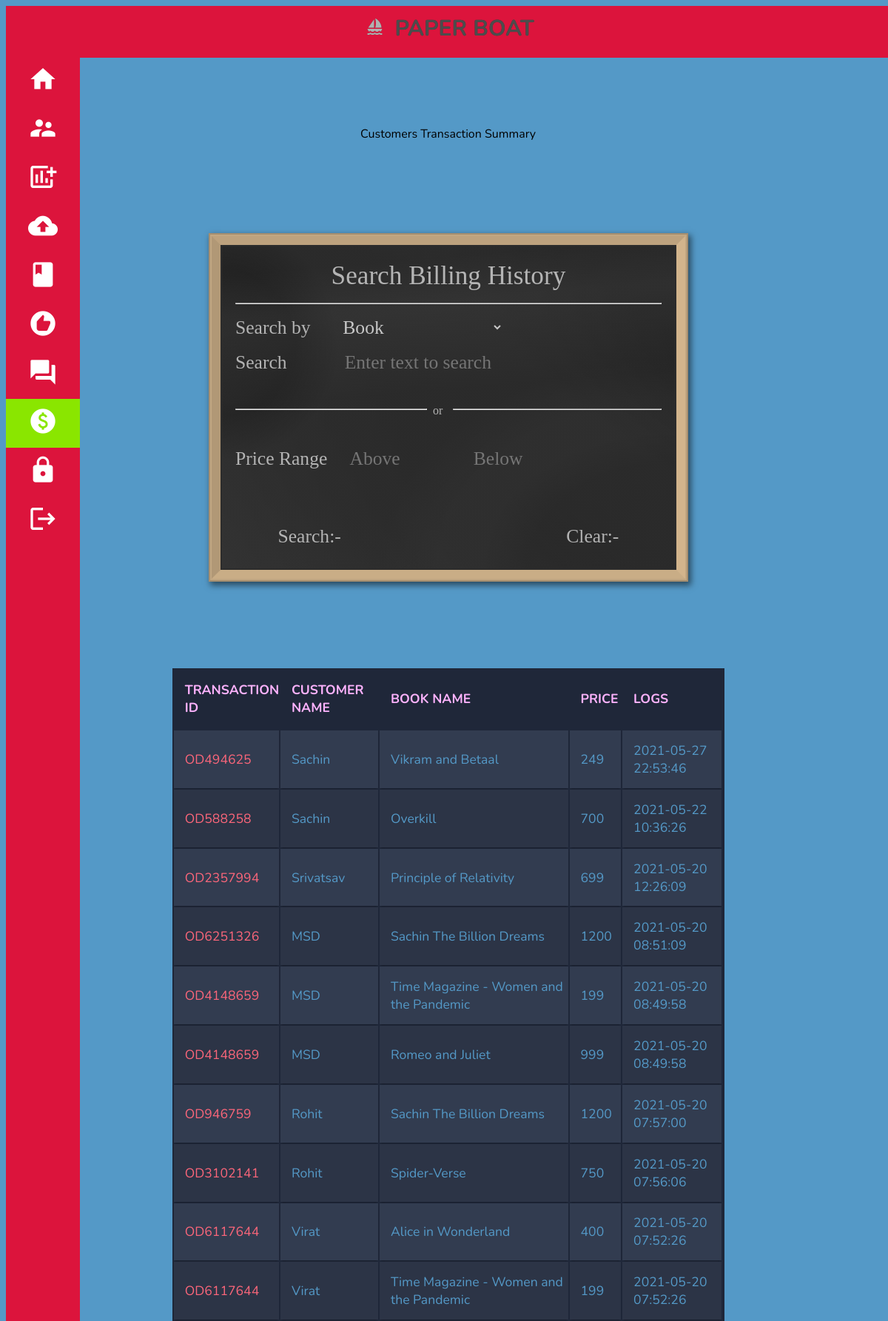
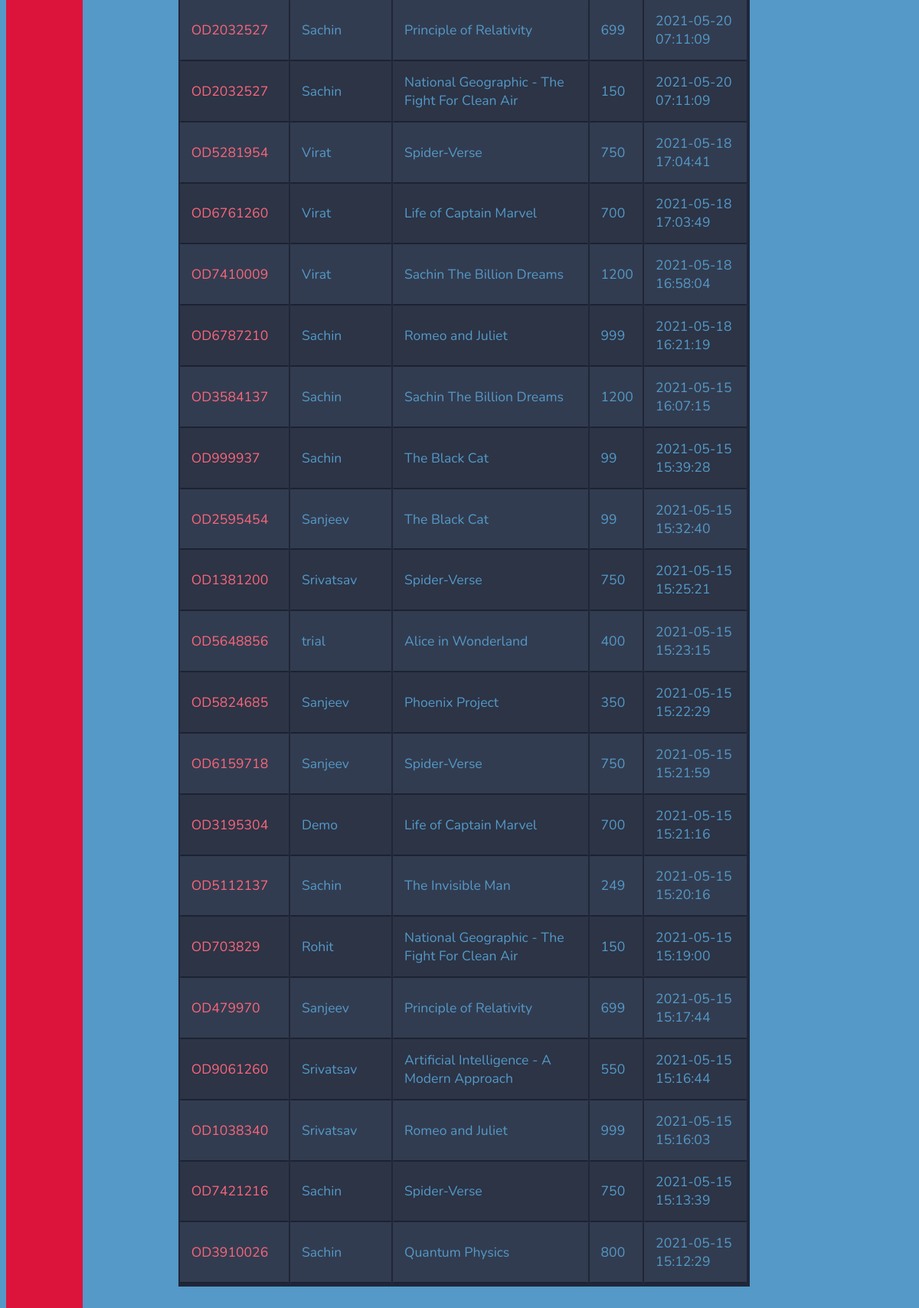
Page /admin/transaction.php (signed in) on the committed database (2 pictures, top to bottom).
### tables this page shows
CREATE TABLE `payments` (
  `bill_id` int(11) NOT NULL,
  `txn_id` varchar(250) NOT NULL,
  `cus_id` int(11) NOT NULL,
  `bid` int(11) NOT NULL,
  `logs` datetime DEFAULT NULL
);

CREATE TABLE `customer` (
  `cus_id` int(11) NOT NULL,
  `cus_name` varchar(250) NOT NULL,
  `cus_image` varchar(250) NOT NULL,
  `cus_mail` varchar(250) NOT NULL,
  `cus_pass` varchar(250) NOT NULL
);

CREATE TABLE `book` (
  `bid` int(11) NOT NULL,
  `bname` varchar(250) NOT NULL,
  `author` varchar(250) NOT NULL,
  `bimage` varchar(250) NOT NULL,
  `bfile` varchar(250) NOT NULL,
  `keywords` varchar(250) NOT NULL,
  `cat_id` int(11) NOT NULL,
  `price` int(11) NOT NULL
);

### admin/transaction.php (the view, shortened to what this page needs)
<?php
    include("header.php");
?>
<!DOCTYPE html>
<html>
<head>
    <link rel="stylesheet" type="text/css" href="../css/tables.css">
    <link rel="stylesheet" type="text/css" href="../css/font.scss">
</head>
<body>
<div class="patterns" style="margin-right: 10%">
  <svg width="100%" height="50%">
    <rect x="0" y="0" width="100%" height="100%" fill="url(#polka-dots)"> </rect>
 <text x="50%" y="60%"  text-anchor="middle"  >
   Customers Transaction Summary
 </text>
 </svg>
</div>
<form action="<?php echo $_SERVER["PHP_SELF"];?>" method = "post">
<div style="margin-right: 10%;">
  <div class="blackboard">
      <div class="form">
    <hr>
    <p>
    <label for="searchby">Search by&emsp;</label>
    <select name="searchby">
          <option value="book.bname">Book</option>
    </select></p>
    <p>
    <label for="name">Search&emsp;&emsp;&ensp;</label>
    <input type="text" name="name" placeholder="Enter text to search" />
    </p><br><hr style="width:45%; float: left"><span style="text-align:center">&ensp;or&nbsp;</span><hr style="width:49%; float: right"><br><br>
    <p>
    <label for="pricebelow">Price Range</label>&emsp;
    <input type="number" placeholder="Above" name="pricebelow" style="width:20%">&emsp;&emsp;&emsp;
    <input type="number" placeholder="Below" name="priceabove" style="width:20%">
    </p>
        <br><br>
    <p class="wipeout">
    <span style="float: left; margin-left: 10%">
      <input type="submit" name="search" value="Search:-"/>
      </span>
      <span style="float: right; margin-right: 10%">
      <input type="submit" value="Clear:-" />
      </span><br>
    </p>
    </div></div>
  </div>
</form>
<br>
<?php
    if (!isset($_POST['search'])) {
        $sql="SELECT customer.cus_name, book.bname, book.price, payments.txn_id, payments.logs
        from payments inner join book on book.bid=payments.bid
        inner join customer on customer.cus_id=payments.cus_id
        order by payments.logs DESC;";
     }
    $res=$db->query($sql);
    if($res->num_rows>0)
    {
        echo "
        <div>
        <table class='container' style='margin-left: 10%; background-color:#1F2739;'>
            <thead>
            <tr>
                <th>TRANSACTION ID</th>
                <th>CUSTOMER NAME</th>
                <th>BOOK NAME</th>
                <th>PRICE&emsp;</th>
                <th>LOGS</th>
            </tr>
            </thead>
            <tbody>
        ";
        while($rows=$res->fetch_assoc())
        {
            echo"
                <tr>
                    <td>{$rows["txn_id"]}</td>
                    <td>{$rows["cus_name"]}</td>
                    <td>{$rows["bname"]}</td>
                    <td>{$rows["price"]}</td>
                    <td>{$rows["logs"]}</td>
                </tr>
            ";
        }
        echo"
        </thread>
        </table>
        </div>
        ";
    }
    else
    {
        echo "<p style='color: red'>No Transactions</p>";
    }
?>
</div>
</body>
</html>

### css/cat_card.css (style rules this page uses)
html { font-family: sans-serif; box-sizing: border-box; }
*, *:before, *:after { box-sizing: inherit; }

### css/tables.css (style rules this page uses)
body { background-color: #5499C7; }
.container th { font-size: 1.1em; font-weight: bold; text-align: left; color: #ffb3ff; }
.container td { font-weight: normal; font-size: 1.1em; -webkit-box-shadow: 0 2px 2px -2px #0E1119; -moz-box-shadow: 0 2px 2px -2px #0E1119; box-shadow: 0 2px 2px -2px #0E1119; color: #5499C7; }
.container { text-align: left; overflow: hidden; width: 70%; margin: 3% 25%; display: table; }
.container td, .container th { padding-bottom: 2%; padding-top: 2%; padding-left:2%; }
.container tr:nth-child(odd) { background-color: #323C50; }
.container tr:nth-child(even) { background-color: #2C3446; }
.container th { background-color: #1F2739; }
.container td:first-child { color: #FB667A; }

### admin/header.php (style rules this page uses)
* { font-family: "Nunito", sans-serif; }
:after { content: ""; }

### admin/transaction.php (style rules this page uses)
.blackboard { position: relative; width: 640px; margin: 7% auto; border: tan solid 12px; border-top: #bda27e solid 12px; border-left: #b19876 solid 12px; border-bottom: #c9ad86 solid 12px; box-shadow: 0px 0px 6px 5px rgba(58, 18, 13, 0), 0px 0px 0px 2px #c2a782, 0px 0px 0px 4px #a58e6f, 3px 4px 8px 5px rgba(0, 0, 0, 0.5); background-image: radial-gradient( circle at left 30%, rgba(34, 34, 34, 0.3), rgba(34, 34, 34, 0.3) 80px, rgba(34, 34, 34, 0.5) 100px, rgba(51, 51, 51, 0.5) 160px, rgba(51, 51, 51, 0.5)), linear-gradient( 215deg, transparent, transparent 100px, #222 260px, #222 320px, transparent), radial-gradient( circle at right, #111, rgba(51, 51, 51, 1)); background-color: #333; }
.blackboard:before { box-sizing: border-box; display: block; position: absolute; width: 100%; height: 100%; background-image: linear-gradient( 175deg, transparent, transparent 40px, rgba(120, 120, 120, 0.1) 100px, rgba(120, 120, 120, 0.1) 110px, transparent 220px, transparent), linear-gradient( 200deg, transparent 80%, rgba(50, 50, 50, 0.3)), radial-gradient( ellipse at right bottom, transparent, transparent 200px, rgba(80, 80, 80, 0.1) 260px, rgba(80, 80, 80, 0.1) 320px, transparent 400px, transparent); border: #2c2c2c solid 2px; content: "Search Billing History"; font-family: 'Permanent Marker', cursive; font-size: 2.2em; color: rgba(238, 238, 238, 0.7); text-align: center; padding-top: 20px; }
.form { padding: 70px 20px 20px; }
p { position: relative; margin-bottom: 1em; }
span { font-family: 'Permanent Marker', cursive; font-size: 1.0em; color: rgba(238, 238, 238, 0.7); }
label { vertical-align: middle; font-family: 'Permanent Marker', cursive; font-size: 1.6em; color: rgba(238, 238, 238, 0.7); }
input, textarea { vertical-align: middle; padding-left: 10px; background: none; border: none; font-family: 'Permanent Marker', cursive; font-size: 1.6em; color: rgba(238, 238, 238, 0.8); line-height: .6em; outline: none; }
select { vertical-align: middle; padding-left: 10px; background : transparent; border: none; width : 40%; font-family: 'Permanent Marker', cursive; font-size: 1.6em; color: rgba(238, 238, 238, 0.8); line-height: .6em; outline: none; }
option { vertical-align: middle; padding-left: 10px; background : rgb(63, 62, 70); border: none; font-family: 'Permanent Marker', cursive; font-size: 1.0em; color: rgba(238, 238, 238, 0.8); line-height: .6em; outline: none; }
input[type="submit"] { cursor: pointer; color: rgba(238, 238, 238, 0.7); line-height: 1em; padding: 0; }

### rows in the picture
payments: txn "OD494625", cus.cus_name "Sachin", bid.bname "Vikram and Betaal", bid.price "249", logs "2021-05-27 22:53:46"
payments: txn "OD588258", cus.cus_name "Sachin", bid.bname "Overkill", bid.price "700", logs "2021-05-22 10:36:26"
payments: txn "OD2357994", cus.cus_name "Srivatsav", bid.bname "Principle of Relativity", bid.price "699", logs "2021-05-20 12:26:09"
payments: txn "OD6251326", cus.cus_name "MSD", bid.bname "Sachin The Billion Dreams", bid.price "1200", logs "2021-05-20 08:51:09"
payments: txn "OD4148659", cus.cus_name "MSD", bid.bname "Time Magazine - Women and the Pandemic", bid.price "199", logs "2021-05-20 08:49:58"
payments: txn "OD4148659", cus.cus_name "MSD", bid.bname "Romeo and Juliet", bid.price "999", logs "2021-05-20 08:49:58"
payments: txn "OD946759", cus.cus_name "Rohit", bid.bname "Sachin The Billion Dreams", bid.price "1200", logs "2021-05-20 07:57:00"
payments: txn "OD3102141", cus.cus_name "Rohit", bid.bname "Spider-Verse", bid.price "750", logs "2021-05-20 07:56:06"
payments: txn "OD6117644", cus.cus_name "Virat", bid.bname "Alice in Wonderland", bid.price "400", logs "2021-05-20 07:52:26"
payments: txn "OD6117644", cus.cus_name "Virat", bid.bname "Time Magazine - Women and the Pandemic", bid.price "199", logs "2021-05-20 07:52:26"
payments: txn "OD2032527", cus.cus_name "Sachin", bid.bname "Principle of Relativity", bid.price "699", logs "2021-05-20 07:11:09"
payments: txn "OD2032527", cus.cus_name "Sachin", bid.bname "National Geographic - The Fight For Clean Air", bid.price "150", logs "2021-05-20 07:11:09"
payments: txn "OD5281954", cus.cus_name "Virat", bid.bname "Spider-Verse", bid.price "750", logs "2021-05-18 17:04:41"
payments: txn "OD6761260", cus.cus_name "Virat", bid.bname "Life of Captain Marvel", bid.price "700", logs "2021-05-18 17:03:49"
payments: txn "OD7410009", cus.cus_name "Virat", bid.bname "Sachin The Billion Dreams", bid.price "1200", logs "2021-05-18 16:58:04"
payments: txn "OD6787210", cus.cus_name "Sachin", bid.bname "Romeo and Juliet", bid.price "999", logs "2021-05-18 16:21:19"
payments: txn "OD3584137", cus.cus_name "Sachin", bid.bname "Sachin The Billion Dreams", bid.price "1200", logs "2021-05-15 16:07:15"
payments: txn "OD999937", cus.cus_name "Sachin", bid.bname "The Black Cat", bid.price "99", logs "2021-05-15 15:39:28"
payments: txn "OD2595454", cus.cus_name "Sanjeev", bid.bname "The Black Cat", bid.price "99", logs "2021-05-15 15:32:40"
payments: txn "OD1381200", cus.cus_name "Srivatsav", bid.bname "Spider-Verse", bid.price "750", logs "2021-05-15 15:25:21"
payments: txn "OD5648856", cus.cus_name "trial", bid.bname "Alice in Wonderland", bid.price "400", logs "2021-05-15 15:23:15"
payments: txn "OD5824685", cus.cus_name "Sanjeev", bid.bname "Phoenix Project", bid.price "350", logs "2021-05-15 15:22:29"
payments: txn "OD6159718", cus.cus_name "Sanjeev", bid.bname "Spider-Verse", bid.price "750", logs "2021-05-15 15:21:59"
payments: txn "OD3195304", cus.cus_name "Demo", bid.bname "Life of Captain Marvel", bid.price "700", logs "2021-05-15 15:21:16"
payments: txn "OD5112137", cus.cus_name "Sachin", bid.bname "The Invisible Man", bid.price "249", logs "2021-05-15 15:20:16"
payments: txn "OD703829", cus.cus_name "Rohit", bid.bname "National Geographic - The Fight For Clean Air", bid.price "150", logs "2021-05-15 15:19:00"
payments: txn "OD479970", cus.cus_name "Sanjeev", bid.bname "Principle of Relativity", bid.price "699", logs "2021-05-15 15:17:44"
payments: txn "OD9061260", cus.cus_name "Srivatsav", bid.bname "Artificial Intelligence - A Modern Approach", bid.price "550", logs "2021-05-15 15:16:44"
payments: txn "OD1038340", cus.cus_name "Srivatsav", bid.bname "Romeo and Juliet", bid.price "999", logs "2021-05-15 15:16:03"
payments: txn "OD7421216", cus.cus_name "Sachin", bid.bname "Spider-Verse", bid.price "750", logs "2021-05-15 15:13:39"
payments: txn "OD3910026", cus.cus_name "Sachin", bid.bname "Quantum Physics", bid.price "800", logs "2021-05-15 15:12:29"
